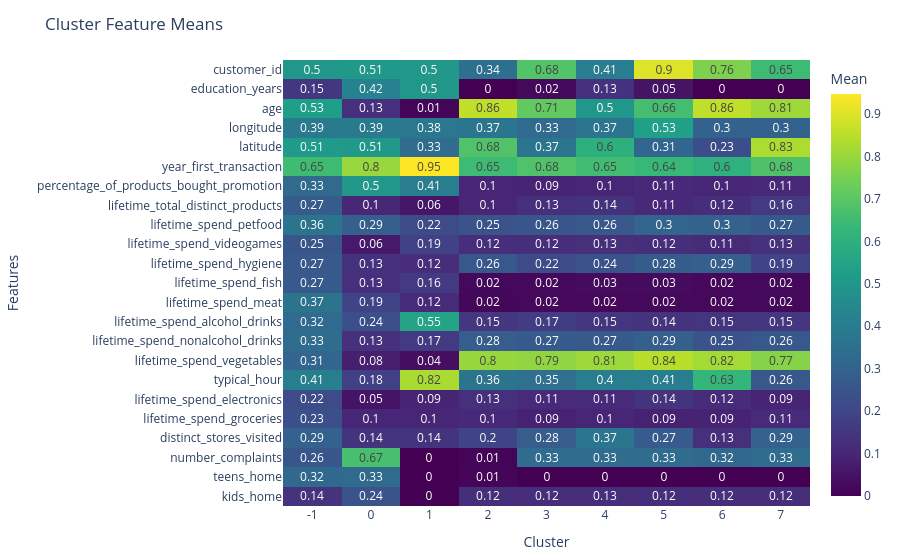

The notebook cell saved with this chart:
### Code cell
summarise_dbscan = summarise_clusters(customer_info_dbscan, 'cluster')

### Figure 1 — Plotly figure (JSON) as saved in the notebook; plotly's stock layout.template omitted (floating-point values rounded to 4 significant figures; data arrays with more than 128 entries replaced by an {"elided": "..."} marker saying what was removed)
{"data": [{"colorbar": {"title": {"text": "Mean"}}, "colorscale": [[0, "#440154"], [0.1111, "#482878"], [0.2222, "#3e4989"], [0.3333, "#31688e"], [0.4444, "#26828e"], [0.5556, "#1f9e89"], [0.6667, "#35b779"], [0.7778, "#6ece58"], [0.8889, "#b5de2b"], [1, "#fde725"]], "text": {"elided": "23x9 float values"}, "texttemplate": "%{text}", "type": "heatmap", "x": ["-1", "0", "1", "2", "3", "4", "5", "6", "7"], "y": ["kids_home", "teens_home", "number_complaints", "distinct_stores_visited", "lifetime_spend_groceries", "lifetime_spend_electronics", "typical_hour", "lifetime_spend_vegetables", "lifetime_spend_nonalcohol_drinks", "lifetime_spend_alcohol_drinks", "lifetime_spend_meat", "lifetime_spend_fish", "lifetime_spend_hygiene", "lifetime_spend_videogames", "lifetime_spend_petfood", "lifetime_total_distinct_products", "percentage_of_products_bought_promotion", "year_first_transaction", "latitude", "longitude", "age", "education_years", "customer_id"], "z": {"elided": "23x9 float values"}}], "layout": {"autosize": true, "margin": {"b": 40, "l": 40, "r": 40, "t": 60}, "title": {"text": "Cluster Feature Means"}, "xaxis": {"title": {"text": "Cluster"}}, "yaxis": {"title": {"text": "Features"}}}}
